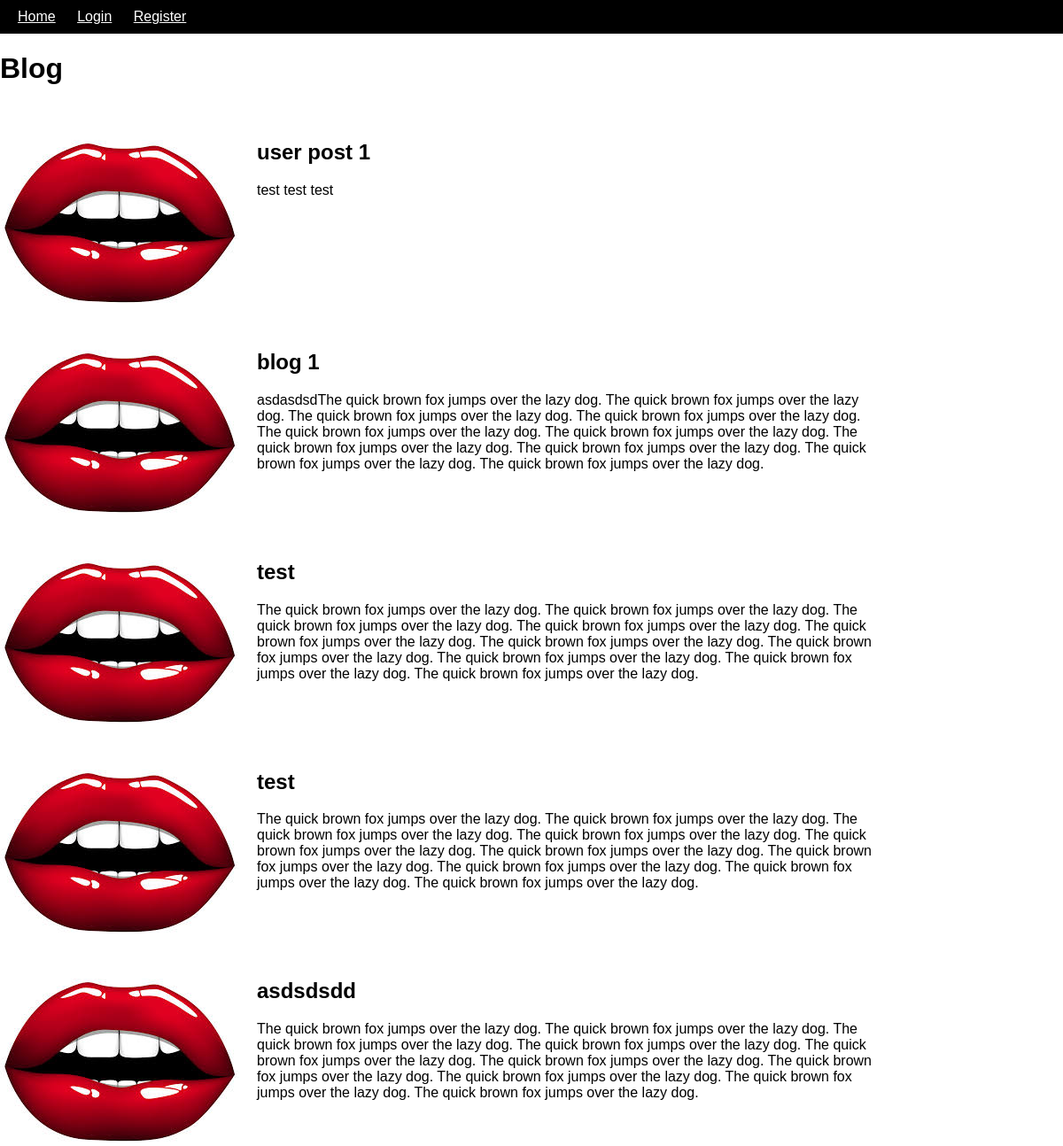
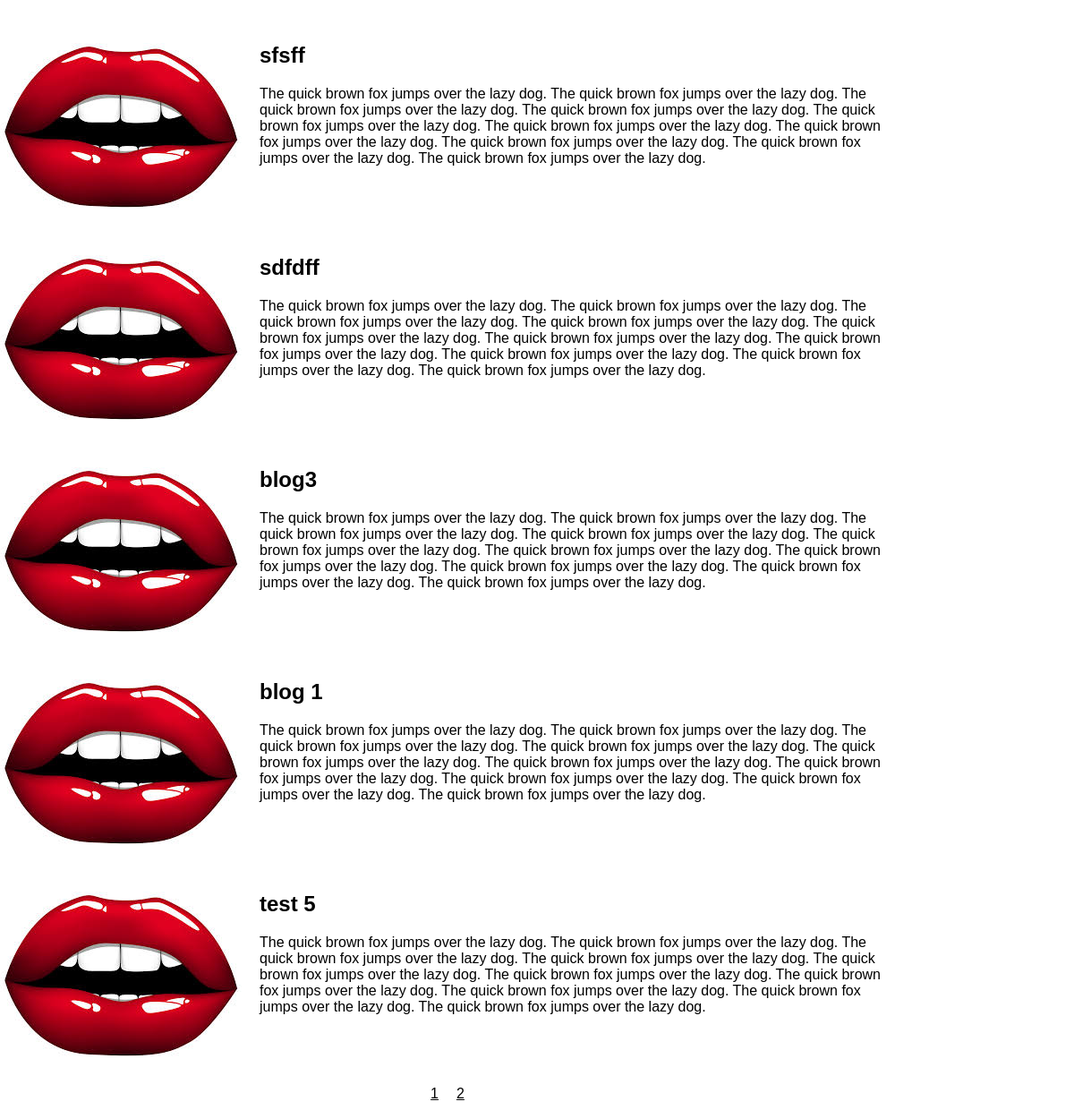
The page / on the database its author committed (2 pictures, top to bottom).
### tables this page shows
CREATE TABLE `post` (
  `postid` int(11) NOT NULL,
  `userid` int(11) NOT NULL,
  `title` text NOT NULL,
  `description` text NOT NULL,
  `image` text NOT NULL
);

### index.php (the view, shortened to what this page needs)
<?php
require_once('assets/db.php');
$res = $database->showposthome();
?>
<!DOCTYPE html>
<html>
<head>
<link rel="stylesheet" href="style.css">
</head>
<body>
<?php include('assets/heading.php'); ?>
<h1>Blog</h1>
<div class="clr20"></div>
<div id="wrap1000">
<?php while($rpost = mysqli_fetch_assoc($res)){ ?>
<div class="colblog">
<img src="images/<?php echo $rpost['image']; ?>" class="fimage">
<h2><?php echo $rpost['title']; ?></h2>
<div class="blogcont"><?php echo $rpost['description']; ?></div>
</div>
<div class="clr10"></div>
<?php } ?>
<div class="pagination"><?php $res = $database->page(); ?></div>
</div>
</body>
</html>

### assets/heading.php
<div id="wrapfull" class="heading">
<a href="index.php">Home</a>
<?php if(!isset($_SESSION['userid'])) { ?> <a href="login.php">Login</a> <a href="register.php">Register</a> <?php } ?> <?php if(isset($_SESSION['userid'])) { ?><a href="post.php">Blog</a> <a href="logout.php">Logout</a> <?php } ?>
</div>

### assets/db.php (shortened to what this page needs)
<?php
class Database{
  private $connection;
	public function connect_db(){
		$this->connection = mysqli_connect('localhost', 'root', '', 'simpleblog');
	}
    	public function showposthome(){
    	$limit = 10;
    	if (isset($_GET["page"])) { $page  = $_GET["page"]; } else { $page=1; }; $start_from = ($page-1) * $limit;
		$sql = "SELECT * FROM `post`";
        $sql .= " ORDER BY postid DESC";
        $sql .= " LIMIT $start_from, $limit";
        $res = mysqli_query($this->connection, $sql);
 		return $res;
	}
  public function page() {
  	$limit = 10;
	$sql = "SELECT COUNT(postid) FROM post";
    $res = mysqli_query($this->connection, $sql);
    $row = mysqli_fetch_row($res);
    $total_records = $row[0];
    $total_pages = ceil($total_records / $limit);
    $pagLink = "<div class='pagination'>";
    for ($i=1; $i<=$total_pages; $i++) {
             $pagLink .= "<a href='index.php?page=".$i."'>".$i."</a>";
                 }
     echo $pagLink . "</div>";
   }
}
$database = new Database();
?>

### style.css (style rules this page uses)
body { margin:0; padding: 0; font-family: Arial; }
a { color: #000; }
#wrapfull { width: 100%; background-color: #000; color: #fff; font-size: 16px; text-align: left; padding: 10px; }
#wrap1000 { width: 1000px; }
.clr10 { height: 10px; clear: both; }
.clr20 { height: 20px; clear: both; }
img { max-width: 100%; height: auto; width: auto; }
.heading a { color: #fff; padding: 10px; }
.colblog { width: 100%; }
.colblog .fimage { float: left; margin:0 20px 20px 0; }
.pagination { text-align: center; }
.pagination a { padding: 10px; }

### rows shown on the page
post: image (picture), title "user post 1", description "test test test"
post: image (picture), title "blog 1", description "asdasdsdThe quick brown fox jumps over the lazy dog. The quick brown fox jumps over the lazy dog. The quick brown fox jumps over the lazy dog. The quick brown fox jumps over the lazy dog. The quick brown fox jumps over the lazy dog. The quick brown fox jumps over the lazy dog. The quick brown fox jumps over the lazy dog. The quick brown fox jumps over the lazy dog. The quick brown fox jumps over the lazy dog. The quick brown fox jumps over the lazy dog."
post: image (picture), title "test", description "The quick brown fox jumps over the lazy dog. The quick brown fox jumps over the lazy dog. The quick brown fox jumps over the lazy dog. The quick brown fox jumps over the lazy dog. The quick brown fox jumps over the lazy dog. The quick brown fox jumps over the lazy dog. The quick brown fox jumps over the lazy dog. The quick brown fox jumps over the lazy dog. The quick brown fox jumps over the lazy dog. The quick brown fox jumps over the lazy dog."
post: image (picture), title "test", description "The quick brown fox jumps over the lazy dog. The quick brown fox jumps over the lazy dog. The quick brown fox jumps over the lazy dog. The quick brown fox jumps over the lazy dog. The quick brown fox jumps over the lazy dog. The quick brown fox jumps over the lazy dog. The quick brown fox jumps over the lazy dog. The quick brown fox jumps over the lazy dog. The quick brown fox jumps over the lazy dog. The quick brown fox jumps over the lazy dog."
post: image (picture), title "asdsdsdd", description "The quick brown fox jumps over the lazy dog. The quick brown fox jumps over the lazy dog. The quick brown fox jumps over the lazy dog. The quick brown fox jumps over the lazy dog. The quick brown fox jumps over the lazy dog. The quick brown fox jumps over the lazy dog. The quick brown fox jumps over the lazy dog. The quick brown fox jumps over the lazy dog. The quick brown fox jumps over the lazy dog. The quick brown fox jumps over the lazy dog."
post: image (picture), title "sfsff", description "The quick brown fox jumps over the lazy dog. The quick brown fox jumps over the lazy dog. The quick brown fox jumps over the lazy dog. The quick brown fox jumps over the lazy dog. The quick brown fox jumps over the lazy dog. The quick brown fox jumps over the lazy dog. The quick brown fox jumps over the lazy dog. The quick brown fox jumps over the lazy dog. The quick brown fox jumps over the lazy dog. The quick brown fox jumps over the lazy dog."
post: image (picture), title "sdfdff", description "The quick brown fox jumps over the lazy dog. The quick brown fox jumps over the lazy dog. The quick brown fox jumps over the lazy dog. The quick brown fox jumps over the lazy dog. The quick brown fox jumps over the lazy dog. The quick brown fox jumps over the lazy dog. The quick brown fox jumps over the lazy dog. The quick brown fox jumps over the lazy dog. The quick brown fox jumps over the lazy dog. The quick brown fox jumps over the lazy dog."
post: image (picture), title "blog3", description "The quick brown fox jumps over the lazy dog. The quick brown fox jumps over the lazy dog. The quick brown fox jumps over the lazy dog. The quick brown fox jumps over the lazy dog. The quick brown fox jumps over the lazy dog. The quick brown fox jumps over the lazy dog. The quick brown fox jumps over the lazy dog. The quick brown fox jumps over the lazy dog. The quick brown fox jumps over the lazy dog. The quick brown fox jumps over the lazy dog."
post: image (picture), title "blog 1", description "The quick brown fox jumps over the lazy dog. The quick brown fox jumps over the lazy dog. The quick brown fox jumps over the lazy dog. The quick brown fox jumps over the lazy dog. The quick brown fox jumps over the lazy dog. The quick brown fox jumps over the lazy dog. The quick brown fox jumps over the lazy dog. The quick brown fox jumps over the lazy dog. The quick brown fox jumps over the lazy dog. The quick brown fox jumps over the lazy dog."
post: image (picture), title "test 5", description "The quick brown fox jumps over the lazy dog. The quick brown fox jumps over the lazy dog. The quick brown fox jumps over the lazy dog. The quick brown fox jumps over the lazy dog. The quick brown fox jumps over the lazy dog. The quick brown fox jumps over the lazy dog. The quick brown fox jumps over the lazy dog. The quick brown fox jumps over the lazy dog. The quick brown fox jumps over the lazy dog. The quick brown fox jumps over the lazy dog."
